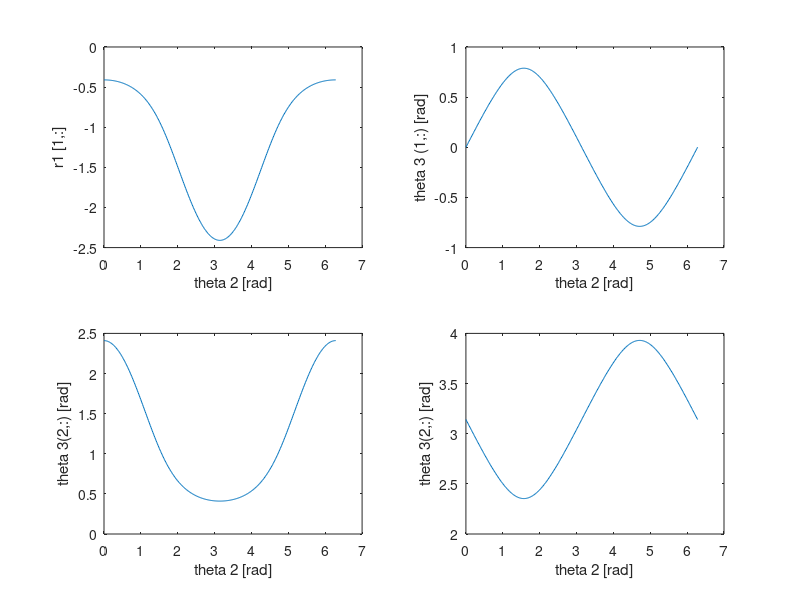
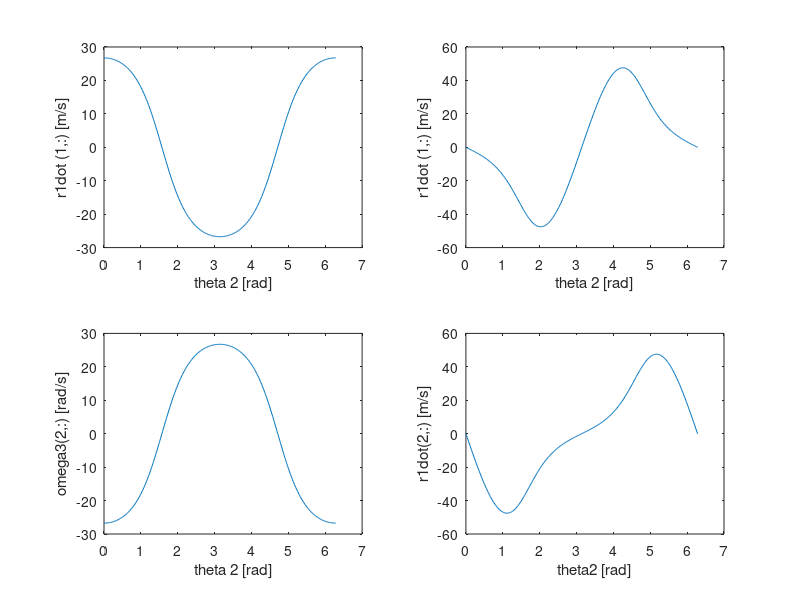
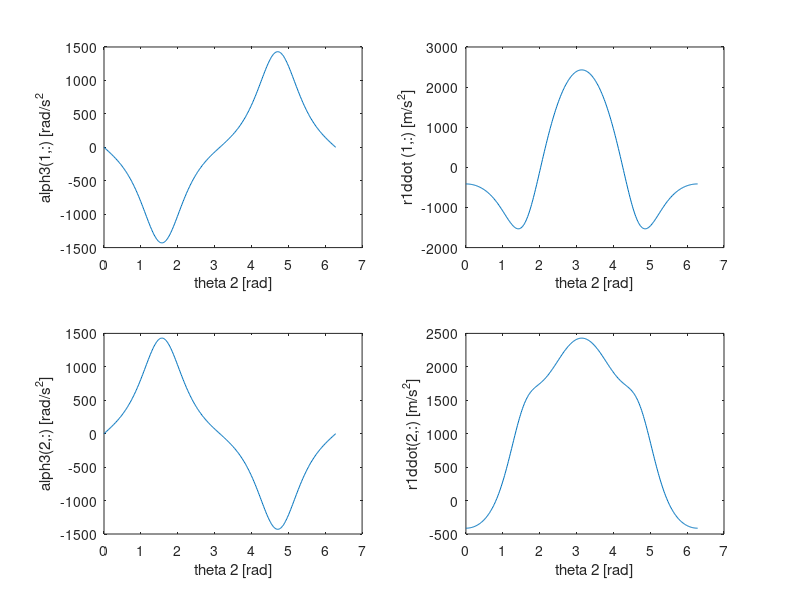

The MATLAB source for these figures, in order:
close all
clear

r2 = 1;
r3 = 1.41;
r4 = 0;

omega2 = 360 * 2 * pi / 60;
alph2 = 0;
T = 2 * pi / omega2;
n = 361;
t = linspace(0,T,n);
theta2 = omega2 * t;

theta3 = zeros(2,n); r1 = zeros(2,n);
omega3 = zeros(2,n); r1dot = zeros(2,n);
alph3 = zeros(2,n); r1ddot = zeros(2,n);


for i = 1:n

    theta3(1,i) = asin( (r2 * sin(theta2(i)) - r4) /r3 );
    theta3(2,i) = asin( -(r2 * sin(theta2(i))-r4) /r3 ) + pi;
    r1(:,i) = r2 * cos(theta2(i)) - r3 * cos(theta3(:,i));

    omega3(1:2,i) = r2 .*cos(theta2(i)) * omega2 / r3 ./cos(theta3(1:2,i));
    r1dot(1:2,i) = -r2 .*omega2 .*sin(theta2(i)) + r3 .*omega3(1:2,i) .*sin(theta3(1:2,i));

end

alph3(1,:) = (r2 * alph2 .*cos(theta2) - r2 * omega2^2 .*sin(theta2) + r3 .*omega3(1,:) .*omega3(1,:) .*sin(theta3(1,:))) ./r3 ./cos(theta3(1,:));
alph3(2,:) = (r2 * alph2 .*cos(theta2) - r2 * omega2^2 .*sin(theta2) + r3 .*omega3(2,:) .*omega3(2,:) .*sin(theta3(2,:))) ./r3 ./cos(theta3(2,:));

r1ddot(1,:) = -r2 * alph2 .*sin(theta2) - r2 * omega2^2 .*cos(theta2) +r3 .*alph3(1,:) .*sin(theta3(1,:)) + r3.*omega3(1,:) .*omega3(1,:) .*cos(theta3(1,:));
r1ddot(2,:) = -r2 * alph2 .*sin(theta2) - r2 * omega2^2 .*cos(theta2) +r3 .*alph3(2,:) .*sin(theta3(2,:)) + r3.*omega3(1,:) .*omega3(2,:) .*cos(theta3(2,:));

% Position Plot
figure(1)
subplot(2,2,1)
plot(theta2,r1(1,:));
xlabel('theta 2 [rad]')
ylabel('r1 [1,:]')

subplot(2,2,2)
plot(theta2,theta3(1,:));
xlabel('theta 2 [rad]')
ylabel('theta 3 (1,:) [rad]')

subplot(2,2,3)
plot(theta2,r1(2,:));
xlabel('theta 2 [rad]')
ylabel('theta 3(2,:) [rad]')

subplot(2,2,4)
plot(theta2,theta3(2,:));
xlabel('theta 2 [rad]')
ylabel('theta 3(2,:) [rad]')


% Velocity Plot
figure(2)
subplot(2,2,1)
plot(theta2,omega3(1,:));
xlabel('theta 2 [rad]')
ylabel('r1dot (1,:) [m/s]')

subplot(2,2,2)
plot(theta2,r1dot(1,:));
xlabel('theta 2 [rad]')
ylabel('r1dot (1,:) [m/s]')

subplot(2,2,3)
plot(theta2,omega3(2,:));
xlabel('theta 2 [rad]')
ylabel('omega3(2,:) [rad/s]')

subplot(2,2,4)
plot(theta2,r1dot(2,:));
xlabel('theta2 [rad]')
ylabel('r1dot(2,:) [m/s]')

% Acceleration Plot
figure(3)
subplot(2,2,1)
plot(theta2,alph3(1,:));
xlabel('theta 2 [rad]')
ylabel('alph3(1,:) [rad/s^2')

subplot(2,2,2)
plot(theta2,r1ddot(1,:));
xlabel('theta 2 [rad]')
ylabel('r1ddot (1,:) [m/s^2]')

subplot(2,2,3)
plot(theta2,alph3(2,:));
xlabel('theta 2 [rad]')
ylabel('alph3(2,:) [rad/s^2]')

subplot(2,2,4)
plot(theta2,r1ddot(2,:));
xlabel('theta 2 [rad]')
ylabel('r1ddot(2,:) [m/s^2]')

save scdate n r1 r1dot r1ddot r2 r3 r4 omega2 omega3 alph2 alph3 theta2 theta3 t;
